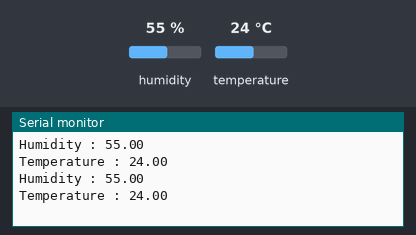
Recording of a sketch running on a simulated ESP32. Parts: the last lines printed to the serial monitor. Inputs (shaded band) come from the test bench; at power-on: humidity 55 %, temperature 24 °C. No MQTT or app messages arrive unless stated.

Above: at 5.8 s.
5.9 s: humidity set to 22 %
At 11.1 s:
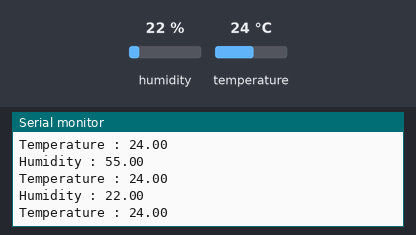
11.9 s: temperature set to 12 °C
At 15.7 s:
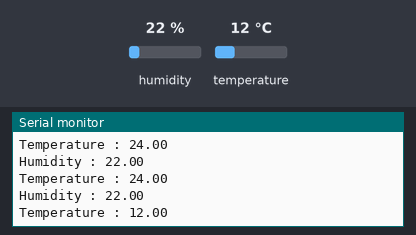
17.9 s: humidity set to 40 %
At 20.4 s:
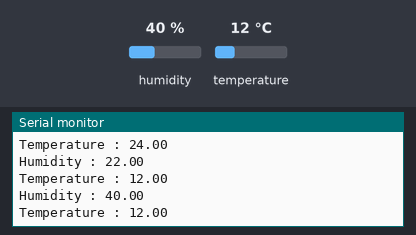
Timing chart, 0 to 21.9 s (numbered marks = the images above; inputs shaded):
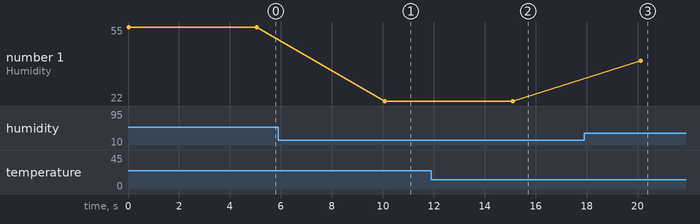

The sketch:

Ex11-1.ino
```cpp
//#include <WiFi.h> //WIFI 라이브러리
#include <EspMQTTClient.h> // PubSubclient 라이브러리를 포함한 ESP32 MQTT Client 라이브러리
#include <DHT.h> //DHT11 라이브러리
#define DHTTYPE DHT11 // DHT 센서 타입 정의
DHT dht(16, DHTTYPE); //DHT 설정 dht( 핀, DHT 종류)
float temp1,humid1;
char temp[10]; // temp, humid 를 문자열로 합쳐서 전송하기 위한 변수 정의
char humid[10];
EspMQTTClient client(
    "KT_GiGA_2G_Wave2_79CA", // SSID
    "dx3adg9555", // PW
    "broker.mqtt-dashboard.com", // MQTT Broker 서버 IP
    "MQTT_TestClient", // 클라이언트 이름
    1883 // MQTT 포트번호
);
//WiFiClient client;
//클라이언트 공식문서 참고할 것 https://github.com/plapointe6/EspMQTTClient
void setup(){
    Serial.begin(115200); //Initialize serial
    dht.begin();
    client.enableDebuggingMessages();
    client.enableLastWillMessage("TestClient/lastwill", "I am going offline");
}

void onConnectionEstablished(){}

void loop() {
    client.loop();
    temp1 = dht.readTemperature(); // 온도를 읽어서 tem에 저장
    humid1 = dht.readHumidity(); // 습도를 읽어서 hum에 저장
    sprintf(temp, "%.2f" ,dht.readTemperature());
    sprintf(humid, "%.2f" ,dht.readHumidity());
    Serial.print(F("Humidity : "));
    Serial.println(humid1);
    Serial.print(F("Temperature : "));
    Serial.println(temp1);
    client.publish("KYStopic/temp", temp);
    client.publish("KYStopic/humid", humid);
    delay(5000);
}
```

Measured:
- after the input at 5.9 s, the serial monitor: prints a new line after 4.2 s (image 1)
- after the input at 11.9 s, the serial monitor: prints a new line after 3.2 s (image 2)
- after the input at 17.9 s, the serial monitor: prints a new line after 2.2 s (image 3)
- plotted number 1: 55 → 22 after the input at 5.9 s, 22 → 40 after the input at 17.9 s
